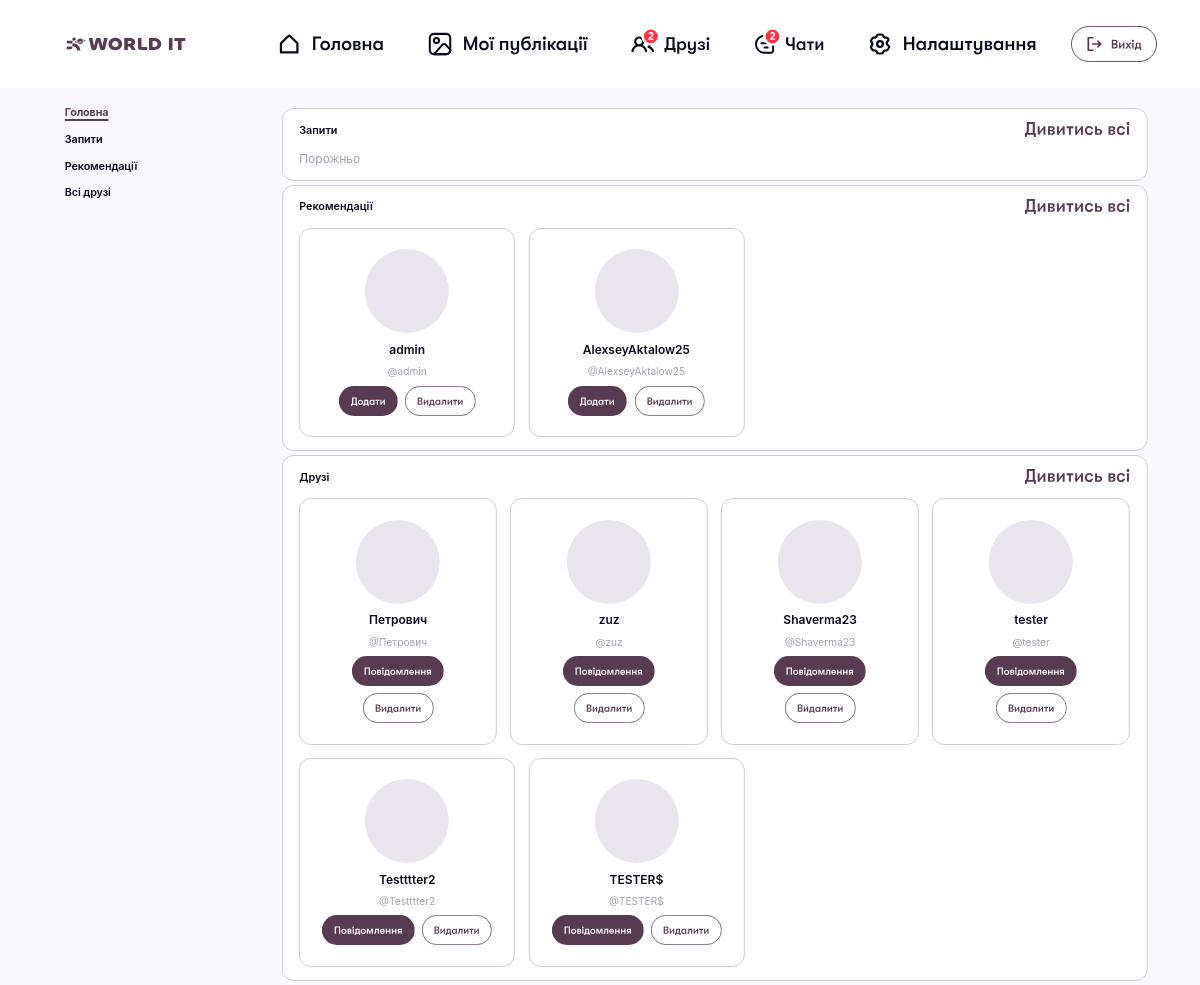
Page /user/ (signed in) on the earlier database version.
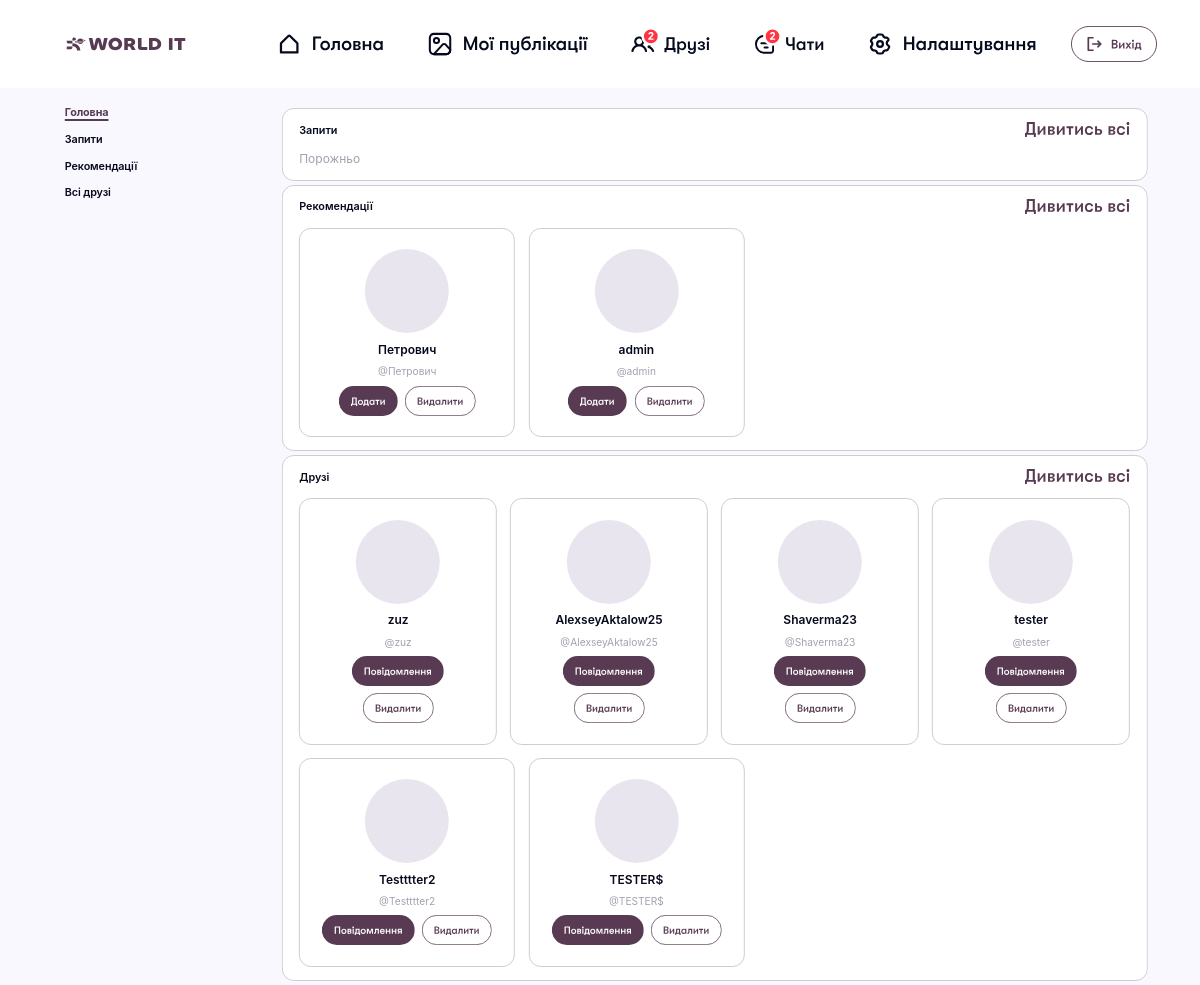
Same page on the later database version.
### user_app/models.py (models this page shows)
class User(AbstractUser):
    username = models.CharField(
        max_length=150,
        blank=True,
        null=True
    )
    email = models.EmailField(
        unique=True
    )
    USERNAME_FIELD = 'email'
    REQUIRED_FIELDS = []

### user_app/views.py (the view)
# urls.py: path('', FriendsView.as_view(), name='friends'),
class FriendsView(LoginRequiredMixin, TemplateView):
    template_name = 'user_app/friends.html'
    login_url = '/auth-form/'
    def get_context_data(self, **kwargs):
        context = super().get_context_data(**kwargs)
        hidden_ids = self.request.session.get('hidden_recommendations', [])
        context['sections'] = {
            'requests': {
                'title': 'Запити',
                'users': get_users_by_section(self.request.user, 'requests')[:3]
            },
            'recommendations': {
                'title': 'Рекомендації',
                'users': get_users_by_section(self.request.user, 'recommendations', hidden_ids=hidden_ids)[:6]
            },
            'friends': {
                'title': 'Друзі',
                'users': get_users_by_section(self.request.user, 'friends')[:6]
            },
        }
        return context

### user_app/templates/user_app/friends.html (shortened to what this page needs)
{% extends "base.html" %}
{% load static %}
{% block links %}
    <link rel="stylesheet" href="{% static 'user_static/user_index.css' %}">
{% endblock %}
{% block content %}
    <div class="friends-layout">
        {% include "user_app/particles/friends/friends_nav.html" %}
        {% include "user_app/particles/friends/friends_home.html" %}
    </div>
{% endblock %}

### user_app/templates/user_app/particles/friends/friend_cards.html
{% load static %}
{% for person in users %}
    <article class="friend-card" data-person-id="{{ person.id }}">
        <div class="friend-card-avatar"></div>
        <div class="friend-card-name">{% firstof person.username person.email %}</div>
        <div class="friend-card-username">@{{ person.username }}</div>
        <div class="friend-card-actions">
            {% if section == "requests" %}
                <img src="{% static 'images/AcceptButton.svg' %}" alt="Підтвердити" data-action="accept" style="cursor:pointer;">
                <img src="{% static 'images/DeleteButton.svg' %}" alt="Відхилити" data-action="reject" style="cursor:pointer;">
            {% elif section == "recommendations" %}
                <img src="{% static 'images/AddButton.svg' %}" alt="Додати" data-action="request" style="cursor:pointer;">
                <img src="{% static 'images/DeleteButton.svg' %}" alt="Видалити" data-action="hide" style="cursor:pointer;">
            {% else %}
                <img src="{% static 'images/MessageButton.svg' %}" alt="Повідомлення" data-action="message" style="cursor:pointer;">
                <img src="{% static 'images/DeleteButton.svg' %}" alt="Видалити" data-action="delete" style="cursor:pointer;">
            {% endif %}
        </div>
    </article>
{% empty %}
    <p class="friends-empty">Порожньо</p>
{% endfor %}

Differences in the rows shown:
changed User "Петрович": moves from the list under "Друзі" to the list under "Рекомендації"
changed User "AlexseyAktalow25": moves from the list under "Рекомендації" to the list under "Друзі"
